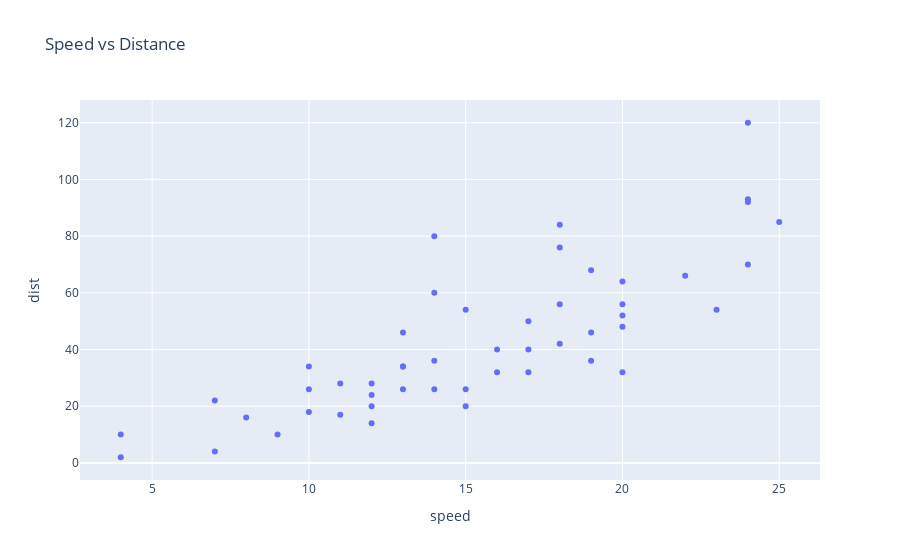

The notebook cell this image was saved under:
### Code cell
px.scatter(df, x='speed', y='dist', title='Speed vs Distance')

### Figure 1 — Plotly figure (JSON) as saved in the notebook; plotly's stock layout.template omitted (floating-point values rounded to 4 significant figures)
{"data": [{"hovertemplate": "speed=%{x}<br>dist=%{y}<extra></extra>", "legendgroup": "", "marker": {"color": "#636efa", "symbol": "circle"}, "mode": "markers", "name": "", "orientation": "v", "showlegend": false, "type": "scatter", "x": [4, 4, 7, 7, 8, 9, 10, 10, 10, 11, 11, 12, 12, 12, 12, 13, 13, 13, 13, 14, 14, 14, 14, 15, 15, 15, 16, 16, 17, 17, 17, 18, 18, 18, 18, 19, 19, 19, 20, 20, 20, 20, 20, 22, 23, 24, 24, 24, 24, 25], "xaxis": "x", "y": [2, 10, 4, 22, 16, 10, 18, 26, 34, 17, 28, 14, 20, 24, 28, 26, 34, 34, 46, 26, 36, 60, 80, 20, 26, 54, 32, 40, 32, 40, 50, 42, 56, 76, 84, 36, 46, 68, 32, 48, 52, 56, 64, 66, 54, 70, 92, 93, 120, 85], "yaxis": "y"}], "layout": {"legend": {"tracegroupgap": 0}, "title": {"text": "Speed vs Distance"}, "xaxis": {"anchor": "y", "domain": [0, 1], "title": {"text": "speed"}}, "yaxis": {"anchor": "x", "domain": [0, 1], "title": {"text": "dist"}}}}
